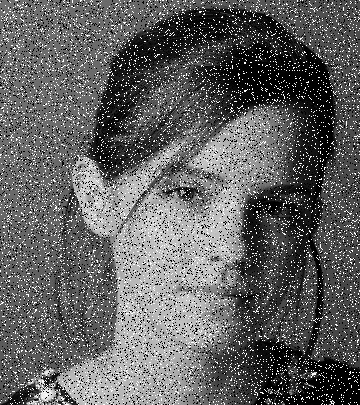
#> input picture images/emma_salt_pepper.jpg, 360 x 405 px
$ jupyter execute Q8_Salt_pepper.ipynb
#> lines starting #> are read from the running program, lines starting #| are printed output that depends on the picture
[cell 1]
import cv2
import numpy as np
import matplotlib.pyplot as plt
import os

[cell 2]
img_path = '../images/emma_salt_pepper.jpg'
img = cv2.imread(img_path)
#> img is the input picture: shape (405, 360, 3); min 0, max 255, mean 97.6

if img is None:
    print("Error: Load image first.")
else:
    # Apply Gaussian Smoothing
    gaussian_blur = cv2.GaussianBlur(img, (5, 5), 0)
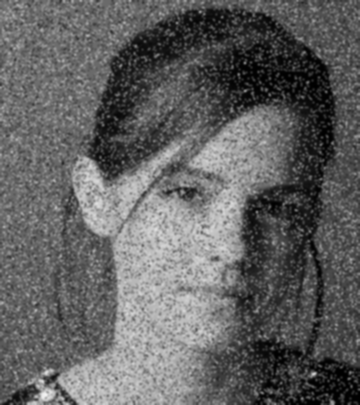
#> gaussian_blur: shape (405, 360, 3); min 0, max 243, mean 97.6

    # Apply Median Filtering
    median_blur = cv2.medianBlur(img, 5)
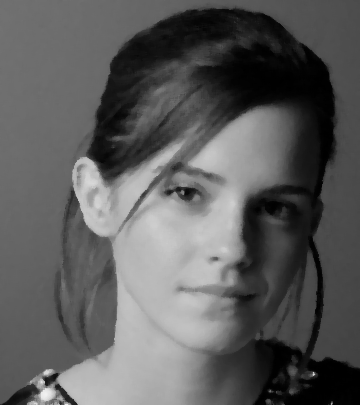
#> median_blur: shape (405, 360, 3); min 0, max 241, mean 92.1

    # Save Outputs
    output_dir = '../images/outputs'
    if not os.path.exists(output_dir):
        os.makedirs(output_dir)

    cv2.imwrite(os.path.join(output_dir, 'q8_gaussian.jpg'), gaussian_blur)
    cv2.imwrite(os.path.join(output_dir, 'q8_median.jpg'), median_blur)
    print("Saved Q8 results.")

    # Visualization
    img_rgb = cv2.cvtColor(img, cv2.COLOR_BGR2RGB)
    gaussian_rgb = cv2.cvtColor(gaussian_blur, cv2.COLOR_BGR2RGB)
    median_rgb = cv2.cvtColor(median_blur, cv2.COLOR_BGR2RGB)

    plt.figure(figsize=(15, 6))

    # Original Noisy Image
    plt.subplot(1, 3, 1)
    plt.imshow(img_rgb)
    plt.title('Original (Salt & Pepper Noise)')
    plt.axis('off')

    # Gaussian Result
    plt.subplot(1, 3, 2)
    plt.imshow(gaussian_rgb)
    plt.title('Gaussian Blur (Smudged Noise)')
    plt.axis('off')

    # Median Result
    plt.subplot(1, 3, 3)
    plt.imshow(median_rgb)
    plt.title('Median Filter (Clean Result)')
    plt.axis('off')

    plt.tight_layout()
    plt.show()
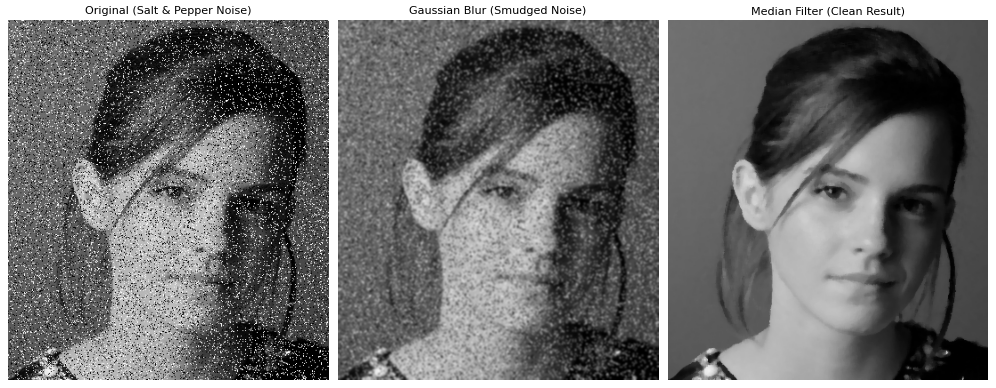
#> figure drawn by matplotlib, 3 panels

$ run again, with images/highlights_and_shadows.jpg copied over images/emma_salt_pepper.jpg
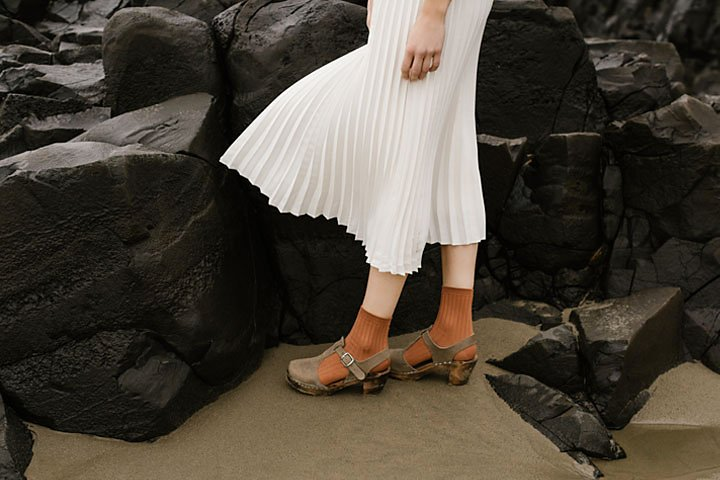
#> input picture images/highlights_and_shadows.jpg, 720 x 480 px
#> img is the input picture: shape (480, 720, 3); mean B, G, R 58.1, 68.6, 75.7
#> `plt.show()`:
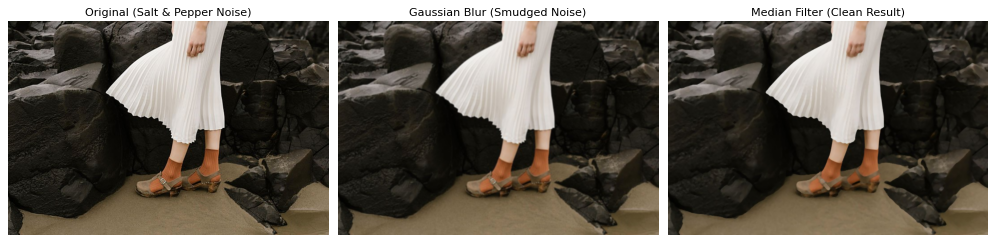
#> figure drawn by matplotlib, 3 panels
